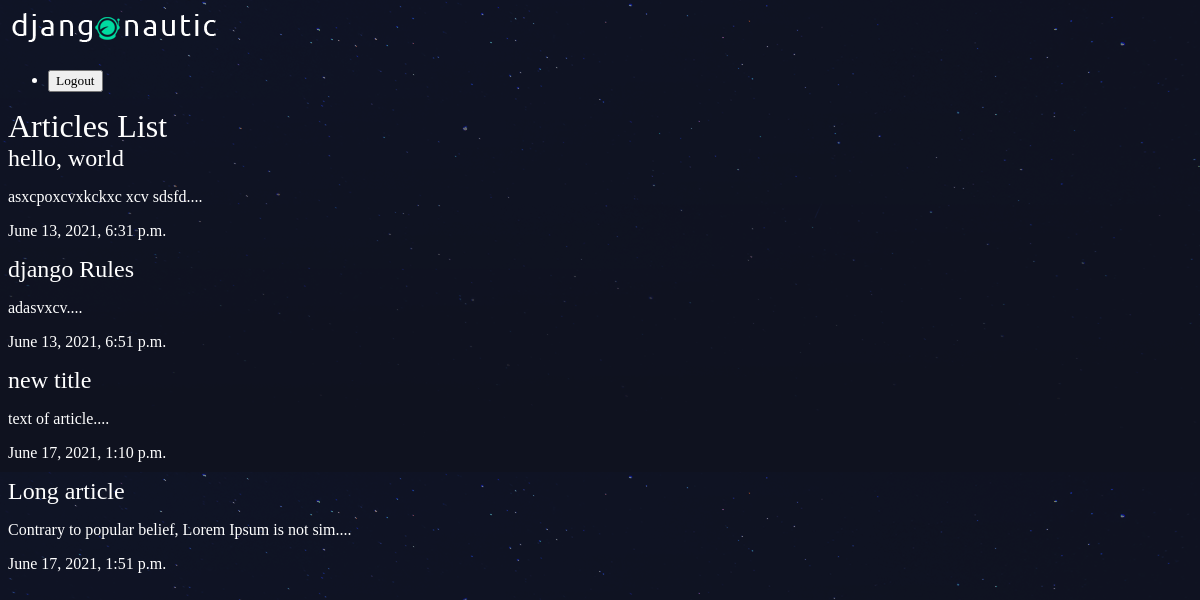
/articles/, run on an earlier commit of the app's database.
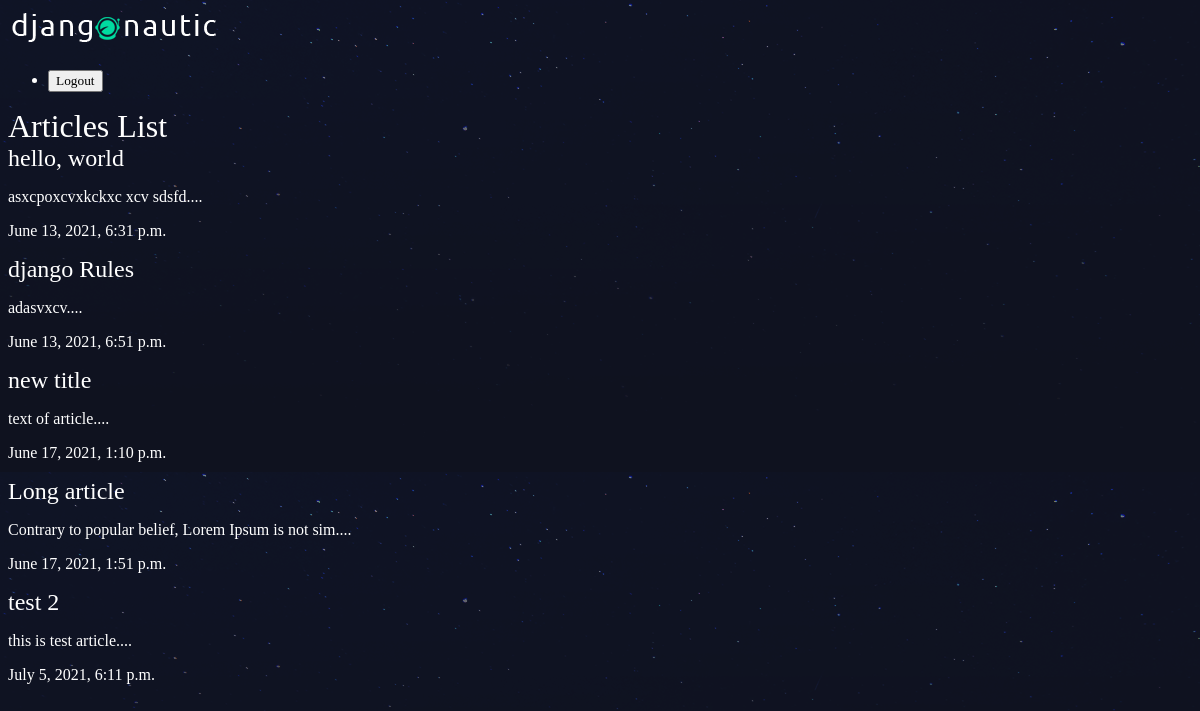
And on a later commit of the database.
### articles/models.py (models this page shows, shortened)
class Article(models.Model):
    title = models.CharField(max_length=100)
    slug = models.SlugField()
    body = models.TextField()
    date = models.DateTimeField(auto_now_add=True)
    thumb = models.ImageField(default='default.png', blank=True)
    def snippet(self):
        return self.body[:50]+"...."

### articles/views.py (the view)
def article_list(request):
    articles = Article.objects.all().order_by('date')
    return render(request, 'articles/article_list.html', {'articles': articles})

### articles/templates/articles/article_list.html
{% extends 'base_layout.html'%}
{% block content%}
    <h1>Articles List</h1>
	<div class="articles">
		{% for article in articles %}
			<div class="article">
				<h2><a href="{% url 'articles:detail' slug=article.slug%}">{{ article.title }}</a></h2>
				<p>{{ article.snippet }}</p>
				<p>{{ article.date }}</p>
			</div>
		{% endfor %}
	</div>
{% endblock %}

What changed in the data, as far as the page shows it:
added Article: title "test 2", snippet "this is test article....", date "July 5, 2021, 6:11 p.m."
